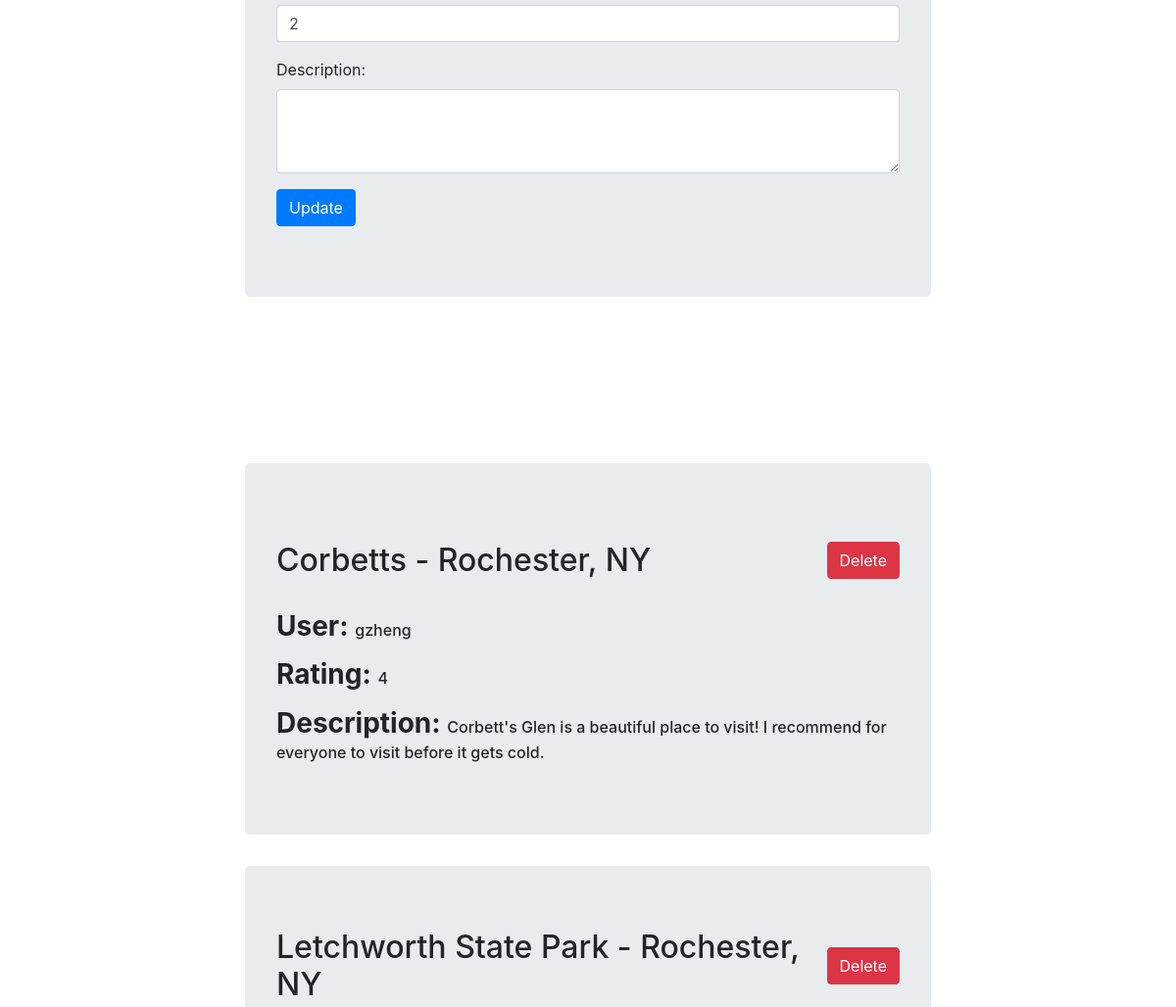
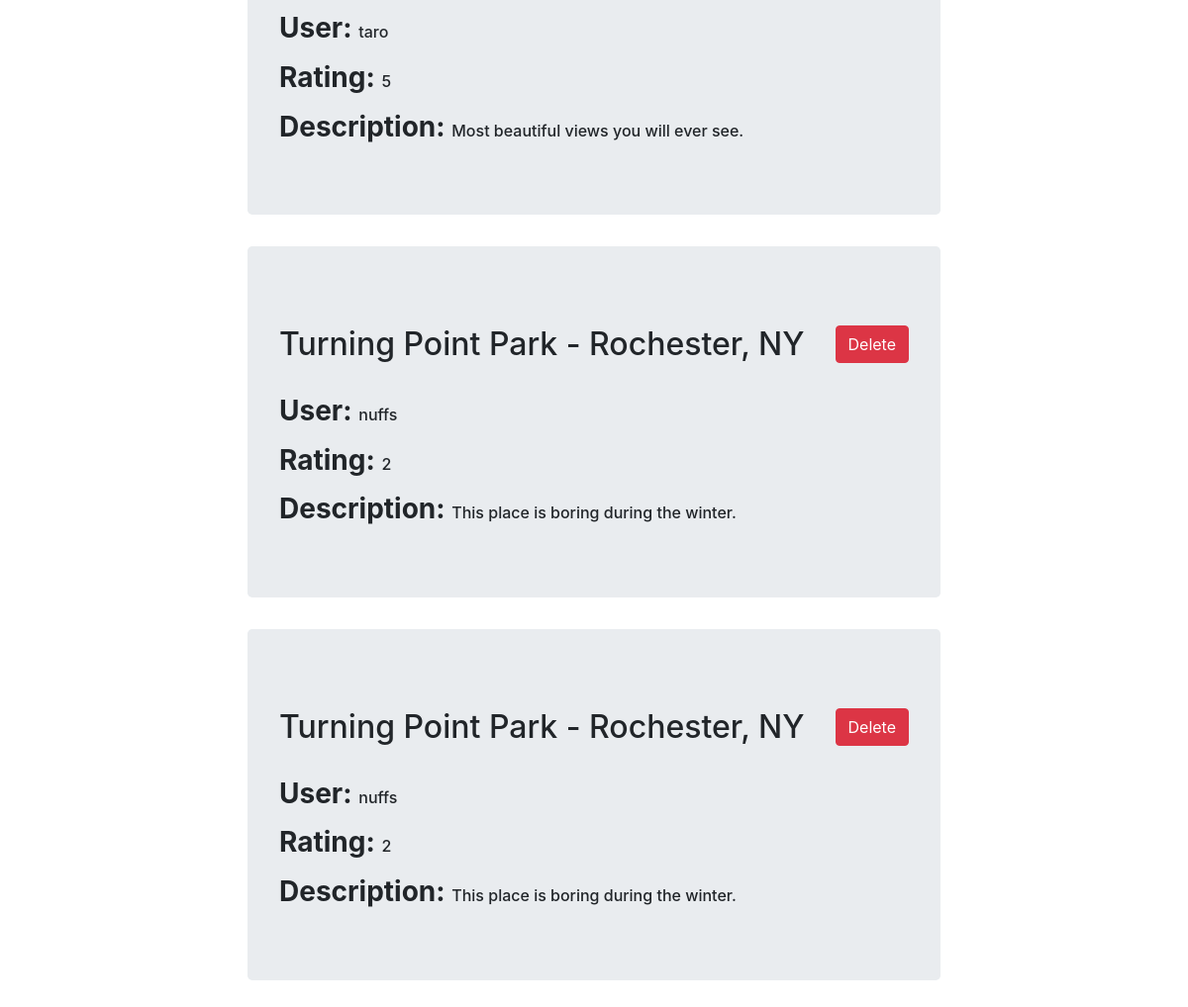
Before: /profile (signed in, lower part) with the older database file (2 pictures, top to bottom).
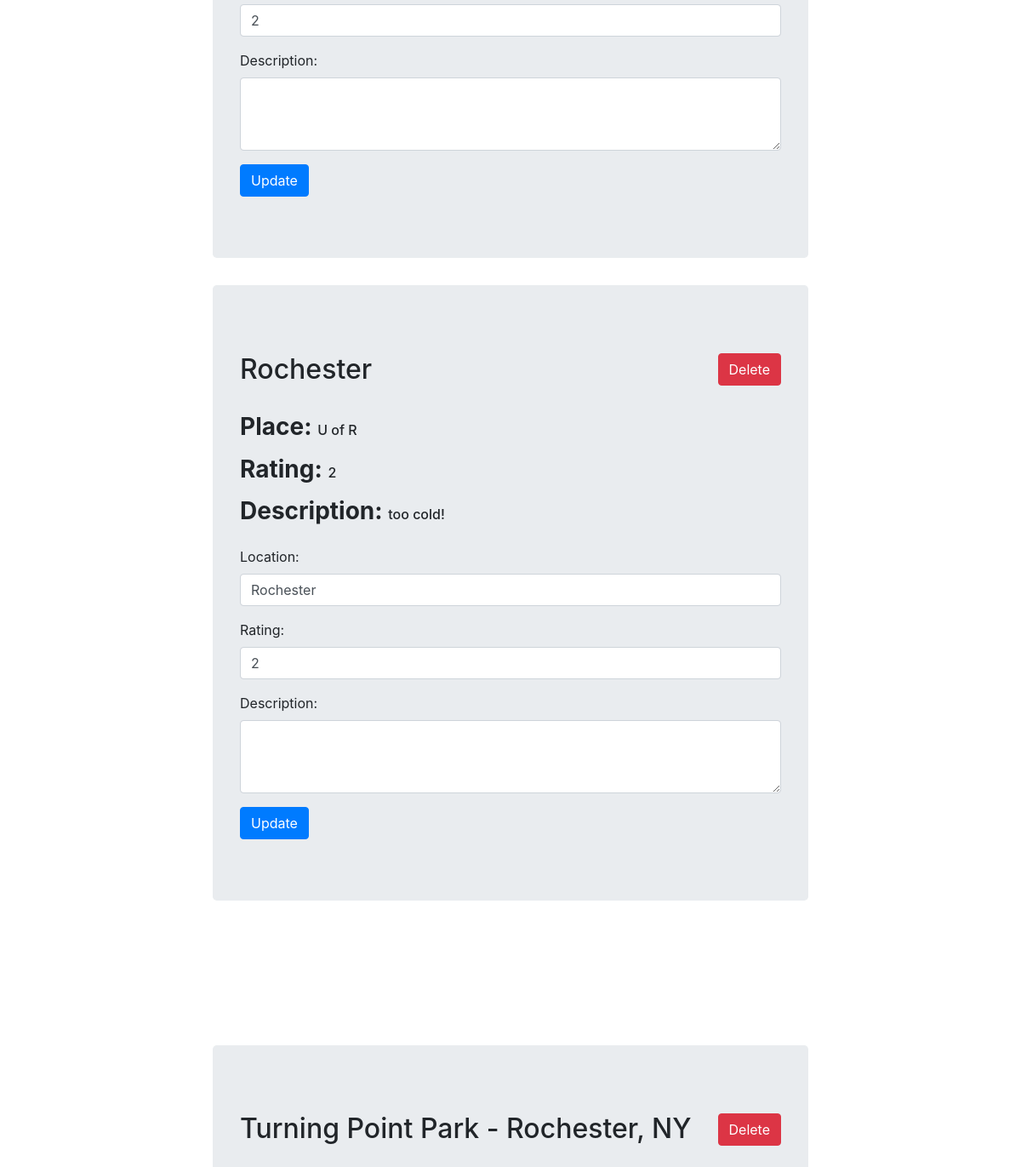
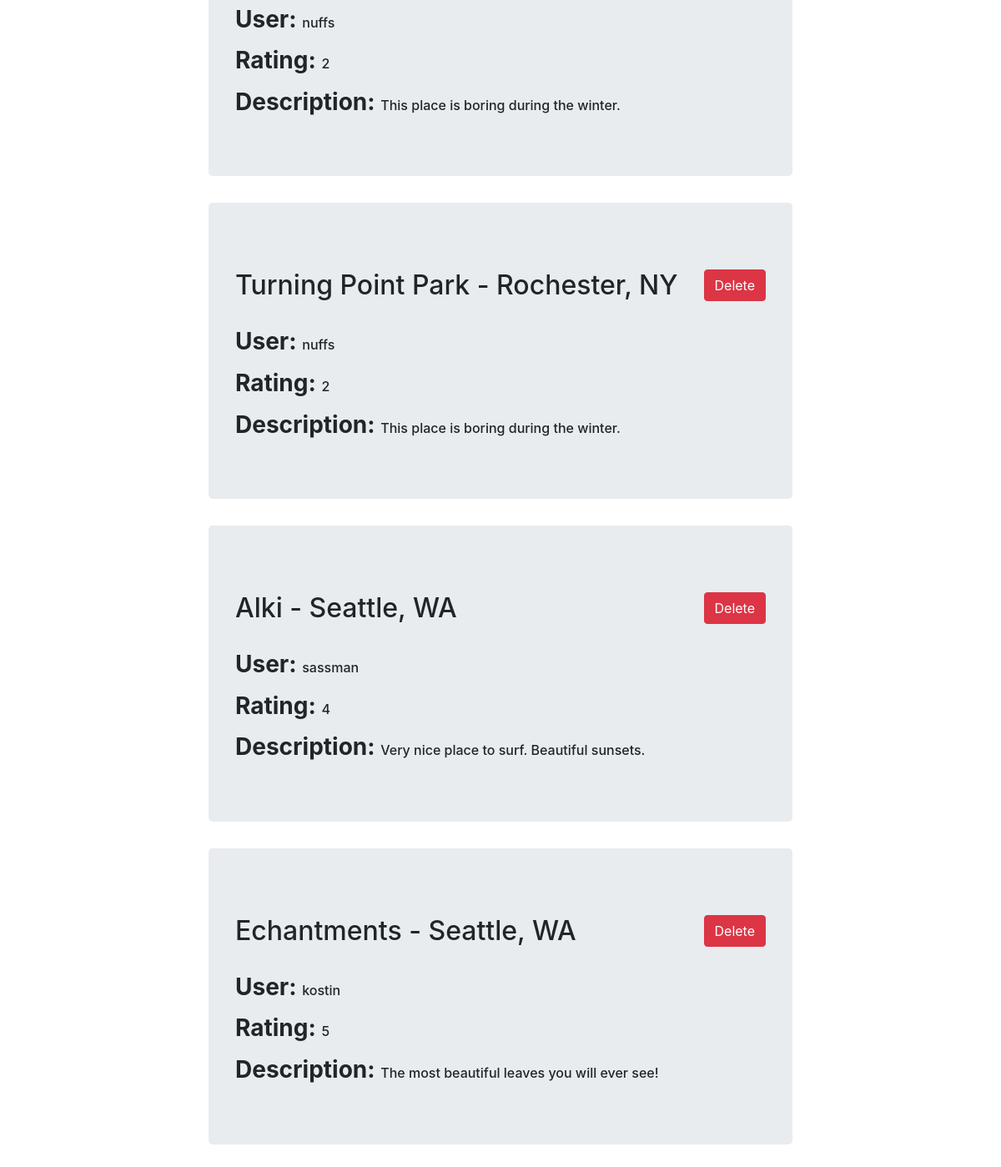
After: the same page with the newer database file (2 pictures, top to bottom).
### app.py (models this page shows, shortened)
class posts(db.Model):
    id = db.Column(db.Integer, primary_key=True)
    username = db.Column(db.String(200), nullable=False)
    location = db.Column(db.String(200), nullable=False)
    rating = db.Column(db.Integer(), nullable = False)
    description = db.Column(db.String(200), nullable=False)
    place = db.Column(db.String(200), nullable=False)

class pinned(db.Model):
    id = db.Column(db.Integer, primary_key=True)
    username = db.Column(db.String(200), nullable=False)
    location = db.Column(db.String(200), nullable=False)
    rating = db.Column(db.Integer(), nullable = False)
    description = db.Column(db.String(200), nullable=False)
    pinnedBy = db.Column(db.String(200), nullable=False)

### app.py (the view)
@app.route('/profile', methods = ['GET', 'POST'])
def profile():
        title = "Posts"
        u = session['username']
        p = posts.query.filter_by(username=u).order_by(posts.id)
        s = pinned.query.filter_by(pinnedBy=u).order_by(pinned.id)
        return render_template('profile.html', title=title, create=p, pinned=s)

### templates/profile.html (shortened to what this page needs)
{% extends "base.html" %} {% import "bootstrap/wtf.html" as wtf %}
{% block page_content %}
<main role="main" class="container" style="width: 70%; padding: 70px;">
    {% for posts in create%}
    <div class="jumbotron">
        <div class="flex-container" style="width: 100%; justify-content: space-between;">
            <h2>{{posts.location}}</h2>
            <div class="d-flex flex-row my-3">
                <form method="POST" action="./delete">
                  <button type="submit" class="btn btn-danger mb-2">Delete</button>
                </form>
            </div>
        </div>
        <div class="-d-flex" style="flex-direction: column; justify-content: flex-start;">
            <div class="d-flex flex-column">
                <div class="about my-2">
                   <h3>Place: </h3>
                   <h4>{{posts.place}}</h4>
                </div>
                <div class="about my-2">
                   <h3>Rating: </h3>
                   <h4>{{posts.rating}}</h4>
                </div>
                <div class="about my-2">
                   <h3>Description: </h3>
                   <h4>{{posts.description}}</h4>
                </div>
            </div>
            <form method="POST" action="./update" id="updateForm">
                <div class="form-group">
                    <label for="oldLoc">Location:</label>
                    <input type="text" class="form-control" placeholder="Enter a location..." value="{{posts.location}}" name="newLoc">
                </div>
                <div class="form-group">
                    <label for="oldRate">Rating:</label>
                    <input type="text" class="form-control" placeholder="Give a rating..." value="{{posts.rating}}" name="newRate">
                </div>
                <div class="form-group">
                    <label for="oldDesc">Description:</label>
                    <textarea type="text" class="form-control" value="{{posts.description}}" name="newDesc" rows = "3" value = "{{posts.description}}"> </textarea>
                </div>
                <button type="submit" class="btn btn-primary mb-2 mr-3">Update</button>
            </form>
        </div>
    </div>
     {% endfor %}
    <div class="flex-container pb-4 pt-5" style="width: 100%;">
        <h1 style="height: 100%; color: white; font-size: 3em;">PINNED</h1>
    </div>
    {% for pin in pinned%}
    <div class="jumbotron">
        <div class="flex-container" style="width: 100%; justify-content: space-between;">
            <h2>{{pin.location}}</h2>
            <div class="d-flex flex-row my-3">
                <form method="POST" action="./deletePin">
                  <button type="submit" class="btn btn-danger mb-2">Delete</button>
                </form>
            </div>
        </div>
        <div class="-d-flex" style="flex-direction: column; justify-content: flex-start;">
            <div class="d-flex flex-column">
                <div class="about my-2">
                   <h3>User: </h3>
                   <h4>{{pin.username}}</h4>
                </div>
                <div class="about my-2">
                   <h3>Rating: </h3>
                   <h4>{{pin.rating}}</h4>
                </div>
                <div class="about my-2">
                   <h3>Description: </h3>
                   <h4>{{pin.description}}</h4>
                </div>
            </div>
        </div>
    </div>
     {% endfor %}
</main>
{% endblock %}

### templates/base.html (shortened to what this page needs)
{% extends "bootstrap/base.html" %}
{% block head %}
<link rel="stylesheet" href="../static/stylesheets/styles.css" media="screen" type="text/css">
<link rel="stylesheet" href="../static/stylesheets/profile.css" media="screen" type="text/css" />
<link rel="stylesheet" href="https://stackpath.bootstrapcdn.com/bootstrap/4.3.1/css/bootstrap.min.css">
{% endblock %}
 {% block content %}
<div>{% block page_content %}{% endblock %}</div>
{% endblock %}

### static/stylesheets/styles.css (style rules this page uses)
* { margin: 0; padding: 0; }
.flex-container { display: flex; align-items: center; justify-content: center; }

### static/stylesheets/profile.css (style rules this page uses)
.about h3 { display: inline; font-weight: bold; }
.about h4 { display: inline; font-size: 1em; text-decoration: none; }

Changed rows visible on the page:
removed pinned: location "Corbetts - Rochester, NY", username "gzheng", rating "4", description "Corbett's Glen is a beautiful place to visit! I recommend for everyone to visit before it gets cold."
removed pinned: location "Letchworth State Park - Rochester, NY", username "taro", rating "5", description "Most beautiful views you will ever see."
added posts: location "Rochester", place "U of R", rating "2", description "too cold!", newLoc "Rochester", newRate "2"
added pinned: location "Alki - Seattle, WA", username "sassman", rating "4", description "Very nice place to surf. Beautiful sunsets."
added pinned: location "Echantments - Seattle, WA", username "kostin", rating "5", description "The most beautiful leaves you will ever see!"
